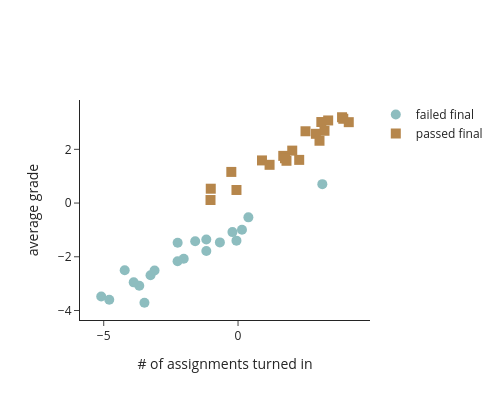

Here is the notebook cell this chart was saved with:
### Code cell
import plotly.graph_objects as go

fig = go.Figure()

mean_low = X[:N].mean(axis=0)
mean_high = X[N:].mean(axis=0)

fig.add_traces([
  go.Scatter(
    x=X[:N, 0],
    y=X[:N, 1],
    mode='markers',
    marker=dict(symbol='circle', color="#8dbdbf", size=10),
    name='failed final',
  ),
  go.Scatter(
    x=X[N:, 0],
    y=X[N:, 1],
    mode='markers',
    marker=dict(symbol='square', color="#b6864b", size=10),
    name='passed final',
  )
])

fig.update_layout(
  template='simple_white',
  width=500,
  height=400,
  xaxis_title='# of assignments turned in',
  yaxis_title='average grade',
  xaxis=dict(scaleanchor="y", scaleratio=1), # Anchor x-axis to y-axis with 1:1 ratio
  yaxis=dict(scaleanchor="x", scaleratio=1)  # Anchor y-axis to x-axis with 1:1 ratio
)

fig.show()

### Figure 1 — Plotly figure (JSON) as saved in the notebook; plotly's stock layout.template omitted (floating-point values rounded to 4 significant figures)
{"data": [{"marker": {"color": "#8dbdbf", "size": 10, "symbol": "circle"}, "mode": "markers", "name": "failed final", "type": "scatter", "x": [-1.18, -3.258, -1.595, -5.093, -0.6759, -4.794, -2.022, -2.248, -3.484, 3.138, -3.108, -1.181, -0.05883, -4.219, 0.3847, -2.251, -0.209, -3.677, -3.885, 0.1461], "y": [-1.787, -2.686, -1.422, -3.476, -1.464, -3.598, -2.071, -1.476, -3.711, 0.7044, -2.509, -1.355, -1.399, -2.5, -0.5323, -2.166, -1.082, -3.078, -2.952, -0.9949]}, {"marker": {"color": "#b6864b", "size": 10, "symbol": "square"}, "mode": "markers", "name": "passed final", "type": "scatter", "x": [3.872, 3.218, 4.122, 3.918, 0.8906, -1.016, -0.05871, -0.2501, -1.025, 1.803, 2.017, 2.898, 3.355, 2.277, 2.511, 3.1, 1.173, 1.684, 3.032, 1.748], "y": [3.194, 2.692, 3.011, 3.137, 1.587, 0.5341, 0.487, 1.159, 0.1127, 1.574, 1.952, 2.578, 3.075, 1.607, 2.672, 3.016, 1.423, 1.756, 2.32, 1.668]}], "layout": {"height": 400, "width": 500, "xaxis": {"scaleanchor": "y", "scaleratio": 1, "title": {"text": "# of assignments turned in"}}, "yaxis": {"scaleanchor": "x", "scaleratio": 1, "title": {"text": "average grade"}}}}
